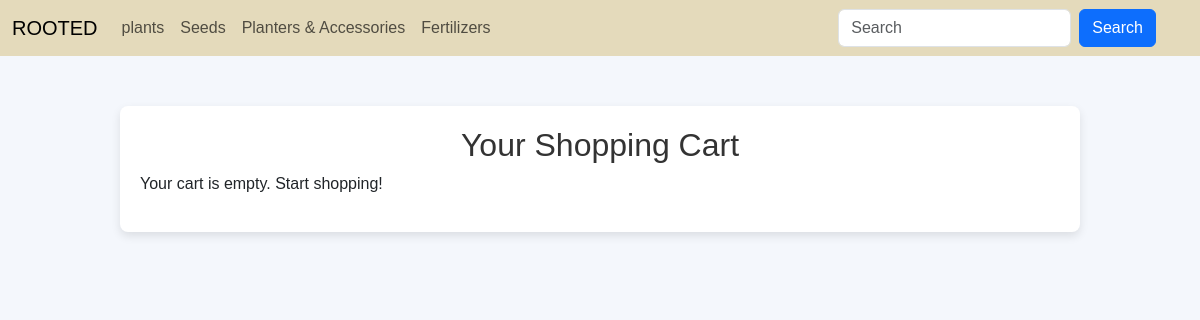
Page /view_cart (signed in) on the earlier database version.
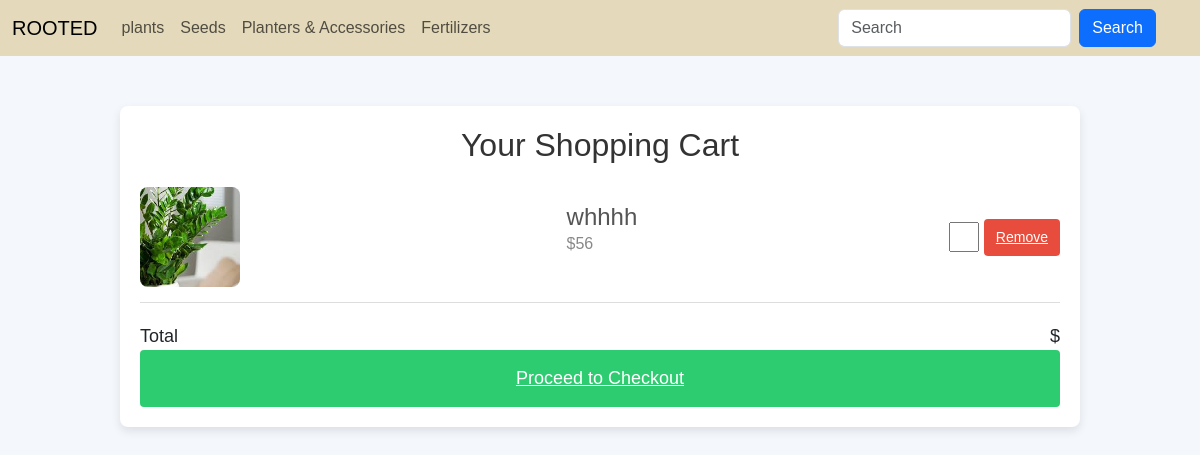
Same page on the later database version.
### app/models.py (models this page shows, shortened)
class Cart(models.Model):
    user=models.ForeignKey(User,on_delete=models.CASCADE)
    Plants=models.ForeignKey(Plants,on_delete=models.CASCADE)
    qty=models.IntegerField()
    price=models.FloatField()

class Plants(models.Model):
    p_id=models.TextField()
    name=models.TextField()
    p_catg=models.TextField()
    p_dis=models.TextField()
    price=models.IntegerField()
    offer_price=models.IntegerField()
    img=models.FileField()
    img2=models.FileField()
    stock=models.IntegerField()
    catg=models.ForeignKey(Category,on_delete=models.CASCADE)
    mcatg=models.ForeignKey(Main_cat,on_delete=models.CASCADE)

### app/views.py (the view)
# urls.py: path('view_cart',views.view_cart),
def view_cart(req):
    if 'user' in req.session:
        user=User.objects.get(username=req.session['user'])
        cart_dtls=Cart.objects.filter(user=user)
        return render(req,'user/cart.html',{'cart_dtls':cart_dtls})
    else:
        return redirect(m_login)

### templates/user/cart.html (shortened to what this page needs)
<!DOCTYPE html>
<html lang="en">
<head>
    {% load static %}
    <link href="https://cdn.jsdelivr.net/npm/bootstrap@5.3.3/dist/css/bootstrap.min.css" rel="stylesheet">
    <link rel="stylesheet" href="{% static 'css/style.css'%}">
</head>
<body>
<nav class="navbar navbar-expand-sm " id="navb">
  <div class="container-fluid">
    <a class="navbar-brand" href="#">ROOTED</a>
    <div class="collapse navbar-collapse" id="collapsibleNavbar">
      <ul class="navbar-nav me-auto">
        <li class="nav-item" id="dropdown">
          <a href="" class="nav-link" id="dropbtn"> plants
          </a>
        </li>
        <li class="nav-item" id="dropdown">
          <a href="" class="nav-link" id="dropbtn">Seeds
          </a>
        </li>
        <li class="nav-item" id="dropdown">
          <a href="" class="nav-link" id="dropbtn"> Planters & Accessories
          </a>
        </li>
        <li class="nav-item" >
          <a href="" class="nav-link" id="dropbtn"> Fertilizers
          </a>
        </li>
      </ul>
      <form class="d-flex">
        <input class="form-control me-2" type="text" placeholder="Search">
        <button class="btn btn-primary" type="button">Search</button>
        <ul class="navbar-nav me-auto">
          <li class="nav-item">
            <a class="nav-link" href="m_login"></a>
          </li>
          <li class="nav-item" >
            <a class="nav-link" href="view_cart"></a>
          </li>
        </ul>
      </form>
    </div>
  </div>
</nav>
<div class="container">
  <h2>Your Shopping Cart</h2>
  {% if cart_dtls %}
      {% for item in cart_dtls %}
      <div class="cart-item">
          <img src="{{ item.Plants.img.url }}" alt="">
          <div class="item-details">
              <h4>{{ item.Plants.name }}</h4>
              <p class="price">${{ item.Plants.price }}</p>
          </div>
          <div class="quantity">
              <input type="number" value="{{ item.quantity }}" min="1" >
              <a href="../delete_cart/{{item.pk}}" class="remove-btn"> Remove</a>
          </div>
      </div>
      {% endfor %}
      <div class="total">
          <span>Total</span>
          <span>${{ total_price }}</span>
      </div>
      <a href="#" class="checkout-btn">Proceed to Checkout</a>
  {% else %}
      <p>Your cart is empty. Start shopping!</p>
  {% endif %}
</div>
</body>
</html>

Differences in the rows shown:
added Cart: Plants.img (picture), Plants.name "whhhh", Plants.price "56"
Other differences:
text no longer shown: "Your cart is empty. Start shopping!"
text now shown: "Total $ Proceed to Checkout"
